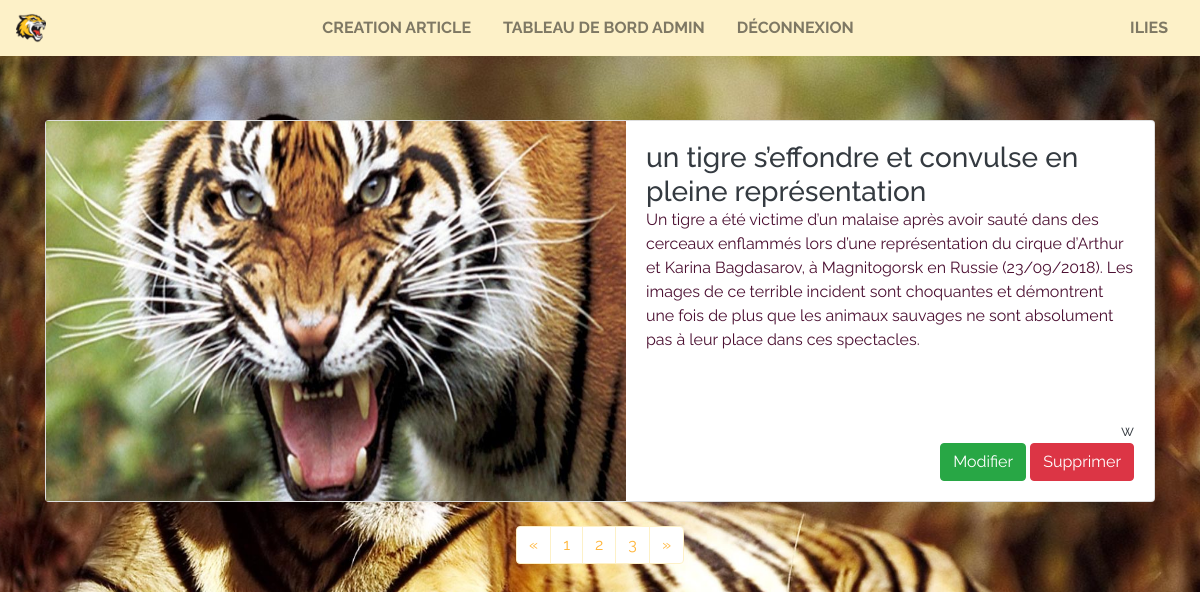
Screenshot of /dashboard.php (signed in) with the database file from the repository.
### tables this page shows
CREATE TABLE `user` (
  `id` int(11) NOT NULL AUTO_INCREMENT,
  `username` varchar(255) NOT NULL,
  `password` varchar(255) NOT NULL,
  PRIMARY KEY (`id`),
  UNIQUE KEY `user_username_uindex` (`username`)
);

CREATE TABLE `article` (
  `id` int(11) NOT NULL AUTO_INCREMENT,
  `title` varchar(255) NOT NULL,
  `content` longtext NOT NULL,
  `image` varchar(255) NOT NULL,
  `author` int(11) NOT NULL,
  PRIMARY KEY (`id`),
  KEY `author` (`author`),
  CONSTRAINT `articles_ibfk_1` FOREIGN KEY (`author`) REFERENCES `user` (`id`)
);

### src/function.php (called while the page is built, shortened)
<?php
function idAuthor(PDO $pdo, int $author)
{
    $queryUsername = $pdo->prepare(' SELECT username FROM user WHERE id = :author');
    $queryUsername->bindParam(':author', $author);
    $queryUsername->execute();
    $resultUsername = $queryUsername->fetchAll();
    return $resultUsername;
}
function viewUserArticle(PDO $pdo, int $id)
{
    $queryUserArticle = $pdo->prepare('SELECT * FROM article WHERE id = :id');
    $queryUserArticle->bindParam(':id', $id);
    $queryUserArticle->execute();
    $userArticle = $queryUserArticle->fetchAll();
    return [
        'data' => $userArticle
    ];
}

### src/dashboard.php (the view, shortened to what this page needs)
<?php
require 'connectDB.php';
if (isset($_SESSION['pseudo'])) {
    $viewArticle = viewUserArticle($pdo, $_SESSION['id']);
    require 'header.php';
    ?>
    <?php
    foreach ($viewArticle['data'] as $value) {
        $resultID = idAuthor($pdo, $value['author']);
        foreach ($resultID as $author) {
            ?>
            <div class="container mt-5">
                <div class="card flex-md-row mb-4 box-shadow h-md-250">
                    <img class="card-img-right flex-auto d-none d-md-block"
                         style="width: 580px; height: 380px;"
                         src="upload/<?php echo $value['image']; ?>"
                         data-holder-rendered="true">
                    <div class="card-body d-flex flex-column align-items-start">
                        <h3 class="mb-0">
                            <a class="text-dark"><?php echo $value['title']; ?></a>
                        </h3>
                        <p class="card-text mb-auto"><?php echo $value['content']; ?></p>
                        <a class="ml-auto text-dark"><?php echo $author['username']; ?></a>
                        <div class="ml-auto">
                            <button class="btn btn-success">Modifier</button>
                            <button class="btn btn-danger">Supprimer</button>
                        </div>
                    </div>
                </div>
            </div>
            <?php
        }
        ?>
        <nav aria-label="Page navigation example">
            <ul class="pagination justify-content-center">
                <li class="page-item">
                    <a class="page-link" href="#" aria-label="Previous">
                        <span aria-hidden="true">&laquo;</span>
                    </a>
                </li>
                <li class="page-item"><a class="page-link" href="dashboard.php?page=1">1</a></li>
                <li class="page-item"><a class="page-link" href="dashboard.php?page=2">2</a></li>
                <li class="page-item"><a class="page-link" href="dashboard.php?page=3">3</a></li>
                <li class="page-item">
                    <a class="page-link" href="#" aria-label="Next">
                        <span aria-hidden="true">&raquo;</span>
                    </a>
                </li>
            </ul>
        </nav>
        <?php
    }
}
?>
</body>
</html>

### src/css/CustomFileInputs/css/demo.css (style rules this page uses)
*, *:after, *:before { -webkit-box-sizing: border-box; box-sizing: border-box; }
body { font-family: Avenir, 'Helvetica Neue', 'Lato', 'Segoe UI', Helvetica, Arial, sans-serif; color: #4b0f31; background-color: #f1e5e6; -webkit-font-smoothing: antialiased; -moz-osx-font-smoothing: grayscale; }
a { outline: none; color: #d3394c; text-decoration: none; }

### src/css/style.css (style rules this page uses)
body { background-image: url("3355_tiger.jpg"); background-attachment: fixed; background-size: cover; font-family: 'Raleway'; background-position: center; -webkit-background-size: cover; -moz-background-size: cover; -o-background-size: cover; }
.page-link { position: relative; display: block; padding: 0.5rem 0.75rem; margin-left: -1px; line-height: 1.25; color: #ffb63b; background-color: #ffffff; border: 1px solid #fdf1c8; }

### rows the page displays
article: title "un tigre s’effondre et convulse en pleine représentation", content "Un tigre a été victime d’un malaise après avoir sauté dans des cerceaux enflammés lors d’une représentation du cirque d’Arthur et Karina Bagdasarov, à Magnitogorsk en Russie (23/09/2018). Les images de ce terrible incident sont choquantes et démontrent une fois de plus que les animaux sauvages ne sont absolument pas à leur place dans ces spectacles."
user: article.image (picture), username "w"

### other values shown
$_SESSION['pseudo'] "ILIES"
